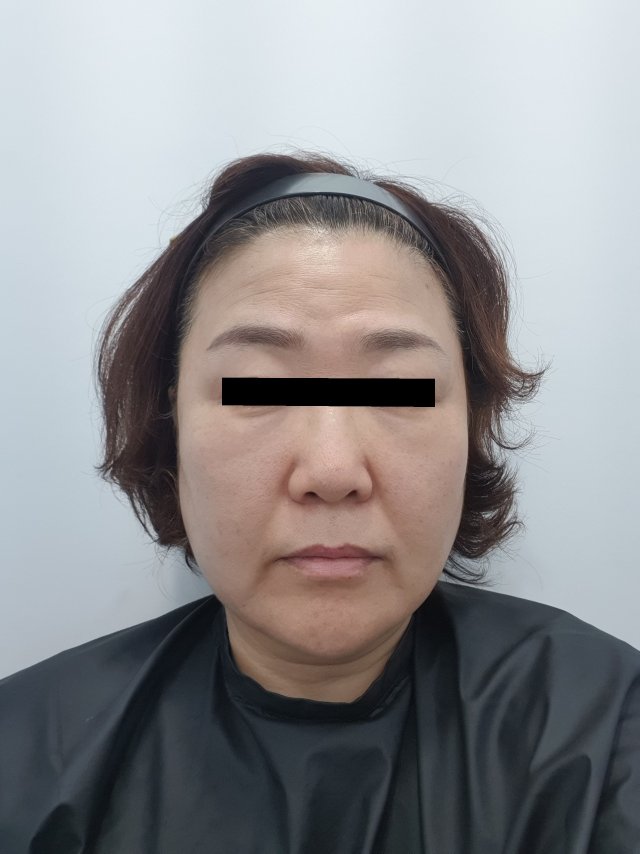
#> input picture jpg_0001/sample.jpg, 1919 x 2560 px (shown at 1/3 size); its folder holds only this picture in this run
$ python -i test.py   (imports and definitions only)   (older library calls are emulated)
#> lines starting #> are read from the running program, lines starting #| are printed output that depends on the picture; after the words box and inside, x2 and y2 are one past the last pixel; in counts of white or black regions, pixels touching at a corner belong together
import cv2
import numpy as np
import matplotlib.pyplot as plt
import json
import os
import glob
from flask import Flask, request, jsonify
from matplotlib import rc
import matplotlib.font_manager as fm
plt.rcParams['font.family'] = 'Malgun Gothic'
plt.rcParams['axes.unicode_minus'] = False

# [1 line not run here, left out]

# OpenCV 내장 얼굴 인식 (mediapipe 대체)
face_cascade = cv2.CascadeClassifier(
    cv2.data.haarcascades + 'haarcascade_frontalface_default.xml'
)

# ── 1. 전처리 ────────────────────────────────────────────
def preprocess(img_bgr):
    lab = cv2.cvtColor(img_bgr, cv2.COLOR_BGR2LAB)
    l, a, b = cv2.split(lab)
    clahe = cv2.createCLAHE(clipLimit=2.0, tileGridSize=(8, 8))
    lab = cv2.merge([clahe.apply(l), a, b])
    img_bgr = cv2.cvtColor(lab, cv2.COLOR_LAB2BGR)
    img_gray = cv2.cvtColor(img_bgr, cv2.COLOR_BGR2GRAY)
    img_gray = cv2.GaussianBlur(img_gray, (5, 5), 0)
    return img_bgr, img_gray

# ── 2. ROI 추출 ──────────────────────────────────────────
def extract_roi_mediapipe(img_bgr):
    """OpenCV Haar Cascade 기반 얼굴 크롭"""
    gray = cv2.cvtColor(img_bgr, cv2.COLOR_BGR2GRAY)
    faces = face_cascade.detectMultiScale(gray, scaleFactor=1.1, minNeighbors=5)
    if len(faces) == 0:
        h, w = img_bgr.shape[:2]
        return img_bgr[h//4:h*3//4, w//4:w*3//4]
    x, y, w, h = faces[0]
    x1 = max(0, x - 20)
    y1 = max(0, y - 20)
    x2 = min(img_bgr.shape[1], x + w + 20)
    y2 = min(img_bgr.shape[0], y + h + 20)
    return img_bgr[y1:y2, x1:x2]

def extract_roi_by_bbox(img, bbox):
    x, y, w, h = bbox
    return img[y:y+h, x:x+w]

# ── 3. 탐지 알고리즘 ─────────────────────────────────────
def get_skin_type(roi_gray):
    """
    평균 밝기로 피부 타입 자동 판별
    밝음(지성/보통) vs 어두움(건성/색소침착)
    """
    mean_brightness = np.mean(roi_gray)
    if mean_brightness >= 130:
        return "oily"    # 지성 (밝은 피부)
    else:
        return "dry"     # 건성 (어두운 피부)

def detect_acne(roi_bgr):
    hsv = cv2.cvtColor(roi_bgr, cv2.COLOR_BGR2HSV)
    mask1 = cv2.inRange(hsv, np.array([0,  80, 80]),  np.array([10, 255, 255]))
    mask2 = cv2.inRange(hsv, np.array([165, 80, 80]), np.array([180, 255, 255]))
    red_mask = cv2.bitwise_or(mask1, mask2)
    kernel = cv2.getStructuringElement(cv2.MORPH_ELLIPSE, (7, 7))  # 3→7 (노이즈 제거 강화)
    red_mask = cv2.morphologyEx(red_mask, cv2.MORPH_OPEN, kernel)
    contours, _ = cv2.findContours(red_mask, cv2.RETR_EXTERNAL, cv2.CHAIN_APPROX_SIMPLE)
    return len([c for c in contours if 500 < cv2.contourArea(c) < 3000])
    #                                   ↑ 10→200         800→3000
def detect_pigmentation(roi_gray):
    skin_type = get_skin_type(roi_gray)
    if skin_type == "oily":
        min_area = 80    # 지성 → 작은 반점도 감지
    else:
        min_area = 100   # 건성/중년 → 주름 노이즈 제거
    binary = cv2.adaptiveThreshold(
        roi_gray, 255, cv2.ADAPTIVE_THRESH_GAUSSIAN_C,
        cv2.THRESH_BINARY_INV, blockSize=51, C=20
    )
    kernel = cv2.getStructuringElement(cv2.MORPH_ELLIPSE, (3, 3))
    binary = cv2.morphologyEx(binary, cv2.MORPH_OPEN, kernel)
    contours, _ = cv2.findContours(binary, cv2.RETR_EXTERNAL, cv2.CHAIN_APPROX_SIMPLE)
    return len([c for c in contours if min_area < cv2.contourArea(c) < 1500])
def detect_pore(roi_gray):
    return float(cv2.Laplacian(roi_gray, cv2.CV_64F).var())

def detect_sebum(roi_gray):
    skin_type = get_skin_type(roi_gray)
    if skin_type == "oily":
        threshold = 200   # 지성 → 높은 임계값 (반사 많음)
    else:
        threshold = 150   # 건성 → 낮은 임계값 (반사 적음)
    _, thresh = cv2.threshold(roi_gray, threshold, 255, cv2.THRESH_BINARY)
    return float(np.count_nonzero(thresh)) / thresh.size

# ── 4. 정규화 ────────────────────────────────────────────
MAX_VALUES = {
    "acne":         50,
    "pigmentation": 250,
    "pore":         27.0,
    "sebum":        0.6,
}

def normalize(key, value):
    return min(100, int(value / MAX_VALUES[key] * 100))

# ── 5. 라벨 파싱 ─────────────────────────────────────────
# [74 lines left out: functions parse_label_files, calc_error, compare, not called in this run]

# ── 8. 시각화 ────────────────────────────────────────────
def visualize(my_scores, ref, errors, save_path="result.png"):
    fig, axes = plt.subplots(1, 2, figsize=(13, 4))
    ax1 = axes[0]
    keys, values = list(my_scores.keys()), list(my_scores.values())
    bars = ax1.bar(keys, values, color=["#faf1f2", "#f1d1d2", "#c1a3a3", "#7d5959"])
    ax1.set_ylim(0, 100)
    ax1.set_title("내 알고리즘 지표별 감점 점수 (낮을수록 우수)")
    ax1.set_ylabel("점수 (Scale 0-100)")
    for bar, v in zip(bars, values):
        ax1.text(bar.get_x() + bar.get_width()/2, v + 1.5, str(v), ha='center', fontsize=10)

    ax2 = axes[1]
    if errors:
        err_keys, err_vals = list(errors.keys()), list(errors.values())
        bar_colors = ["#86dadb" if v <= 30 else "#007095" for v in err_vals]
        bars2 = ax2.bar(err_keys, err_vals, color=bar_colors)
        ax2.axhline(y=30, color='red', linestyle='--', linewidth=1, label='캡스톤 수용 목표치 (30%)')
        ax2.set_ylim(0, max(max(err_vals) * 1.3, 50))
        ax2.set_title("의료 진단 장비 실측치 대비 편차 오차율 (%)")
        ax2.set_ylabel("오차율 (%)")
        ax2.legend()
        for bar, v in zip(bars2, err_vals):
            ax2.text(bar.get_x() + bar.get_width()/2, v + 0.5, f"{v}%", ha='center', fontsize=10)
    else:
        ax2.text(0.5, 0.5, "비교용 라벨 JSON 없음", ha='center', va='center',
                 transform=ax2.transAxes, color='gray')

    plt.tight_layout()
    plt.savefig(save_path, dpi=150)
    plt.close()
    print(f"  [시각화 완성] 결과 저장: {save_path}")

# ── 9. 메인 파이프라인 ───────────────────────────────────
def analyze_pipeline(image_path, json_paths=None):
#> called with image_path = 'jpg_0001/sample.jpg'
    img_bgr = cv2.imread(image_path)
#> img_bgr is the input picture: shape (2560, 1919, 3); mean B, G, R 143.9, 141.9, 142.4
    if img_bgr is None:
        raise FileNotFoundError(f"이미지 없음: {image_path}")

    ref = None
    if json_paths:
        ref = parse_label_files(json_paths)
        bbox_full = ref["bbox_by_part"].get(0)
        if bbox_full:
            roi_bgr_processed, roi_gray_calib = preprocess(
                extract_roi_by_bbox(img_bgr, bbox_full)
            )
        else:
            roi_bgr_processed, roi_gray_calib = preprocess(
                extract_roi_mediapipe(img_bgr)
            )
    else:
        roi_bgr_processed, roi_gray_calib = preprocess(
            extract_roi_mediapipe(img_bgr)
        )
#> in extract_roi_mediapipe, `gray = cv2.cvtColor(img_bgr, cv2.COLOR_BGR2GRAY)`:
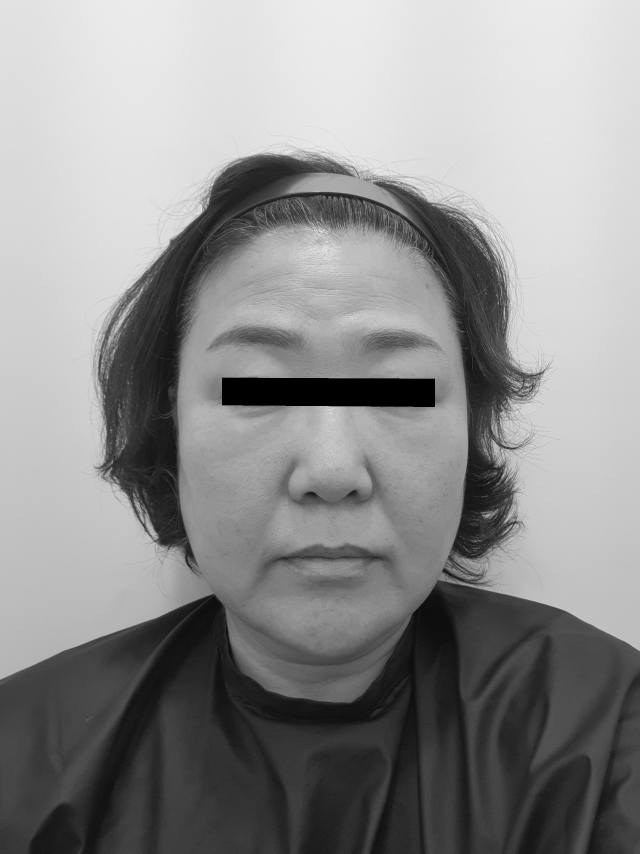
#> gray: shape (2560, 1919) (shown at 1/3 size); min 0, max 248, mean 142.3
#> in extract_roi_mediapipe, `faces = face_cascade.detectMultiScale(gray, scaleFactor=1.1, minNeighb..`: faces = [[370, 693, 1230, 1230]]
#> in extract_roi_mediapipe, `x, y, w, h = faces[0]`: x = 370; y = 693; w = 1230
#> in extract_roi_mediapipe, `x1 = max(0, x - 20)`: x1 = 350
#> in extract_roi_mediapipe, `y1 = max(0, y - 20)`: y1 = 673
#> in extract_roi_mediapipe, `x2 = min(img_bgr.shape[1], x + w + 20)`: x2 = 1620
#> in extract_roi_mediapipe, `y2 = min(img_bgr.shape[0], y + h + 20)`: y2 = 1943
#> in preprocess, `lab = cv2.cvtColor(img_bgr, cv2.COLOR_BGR2LAB)`: lab: shape (1270, 1270, 3); mean of channels 0, 1, 2 128, 133.7, 133.4
#> in preprocess, `l, a, b = cv2.split(lab)`:
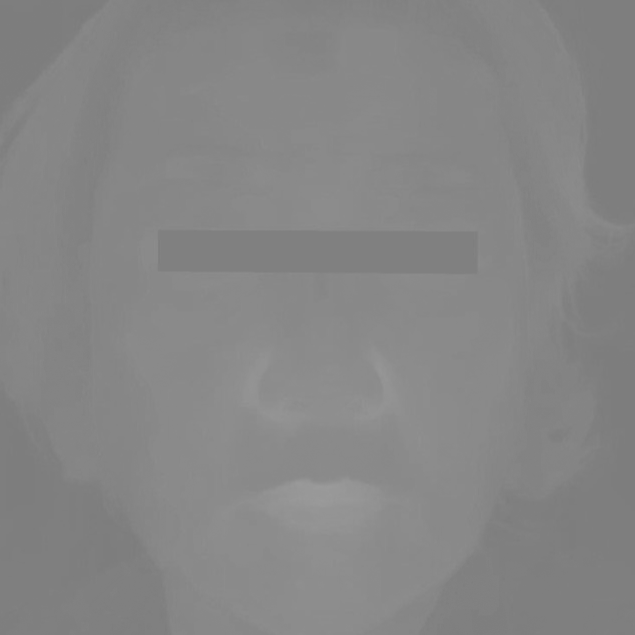
#> a: shape (1270, 1270) (shown at 1/2 size); min 123, max 156, mean 133.7
#> in preprocess, `lab = cv2.merge([clahe.apply(l), a, b])`: lab: shape (1270, 1270, 3); mean of channels 0, 1, 2 135.3, 133.7, 133.4
#> in preprocess, `img_gray = cv2.cvtColor(img_bgr, cv2.COLOR_BGR2GRAY)`:
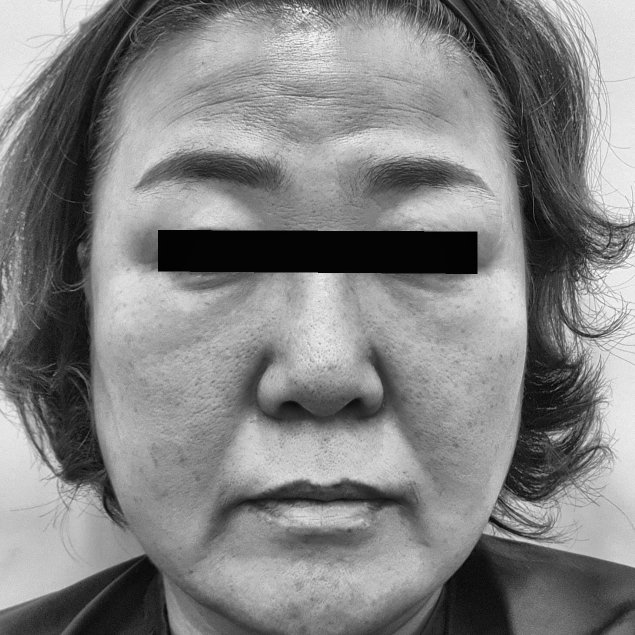
#> img_gray: shape (1270, 1270) (shown at 1/2 size); min 2, max 251, mean 130.2

    raw = {
        "acne":         detect_acne(roi_bgr_processed),
        "pigmentation": detect_pigmentation(roi_gray_calib),
        "pore":         detect_pore(roi_gray_calib),
        "sebum":        detect_sebum(roi_gray_calib),
    }
#> in detect_acne, `hsv = cv2.cvtColor(roi_bgr, cv2.COLOR_BGR2HSV)`: hsv: shape (1270, 1270, 3); mean H, S, V 45.6, 51, 145.4
#> in detect_acne, `mask1 = cv2.inRange(hsv, np.array([0,  80, 80]),  np.array([10, 255, 2..`:
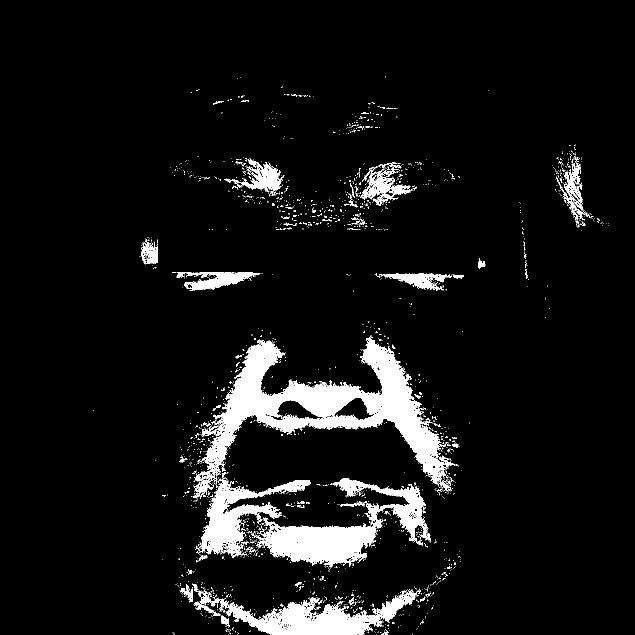
#> mask1: shape (1270, 1270) (shown at 1/2 size); 6.9% white; 2242 white regions (2155 under 20 px), largest, box (x1, y1, x2, y2) and area: (387, 675, 917, 997) 43911, (512, 956, 862, 1134) 20155, (388, 1179, 834, 1270) 14255
#> in detect_acne, `mask2 = cv2.inRange(hsv, np.array([165, 80, 80]), np.array([180, 255, ..`: mask2: shape (1270, 1270); 0.28% white; 50 white regions (45 under 20 px), largest, box (x1, y1, x2, y2) and area: (565, 967, 696, 1002) 2589, (533, 1001, 722, 1021) 1405, (702, 979, 728, 997) 218, (734, 1003, 754, 1017) 108, (541, 983, 556, 988) 36
#> in detect_acne, `red_mask = cv2.bitwise_or(mask1, mask2)`: red_mask: shape (1270, 1270); 7.2% white; 2181 white regions (2096 under 20 px), largest, box (x1, y1, x2, y2) and area: (387, 675, 917, 997) 43911, (396, 956, 862, 1134) 35380, (388, 1179, 834, 1270) 14255
#> in detect_acne, `red_mask = cv2.morphologyEx(red_mask, cv2.MORPH_OPEN, kernel)`: red_mask: shape (1270, 1270); 5% white; 41 white regions
#> in detect_acne, `contours, _ = cv2.findContours(red_mask, cv2.RETR_EXTERNAL, cv2.CHAIN_..`: contours = 41 contours; largest, box (x1, y1, x2, y2) and area: (424, 679, 883, 944) 40139, (404, 956, 732, 1101) 11314, (535, 1052, 750, 1132) 11280, (625, 1220, 738, 1270) 3970, (496, 1207, 625, 1270) 3620
#> in get_skin_type, `mean_brightness = np.mean(roi_gray)`: mean_brightness = 130.3
#> in detect_pigmentation, `skin_type = get_skin_type(roi_gray)`: skin_type = 'oily'
#> in detect_pigmentation, `binary = cv2.adaptiveThreshold( roi_gray, 255, cv2.ADAPTIVE_THRESH_GAU..`: binary: shape (1270, 1270); 4.6% white; 2105 white regions (1659 under 20 px), largest, box (x1, y1, x2, y2) and area: (316, 460, 955, 548) 11126, (888, 1067, 1270, 1173) 2894, (976, 989, 1118, 1082) 2391
#> in detect_pigmentation, `binary = cv2.morphologyEx(binary, cv2.MORPH_OPEN, kernel)`:
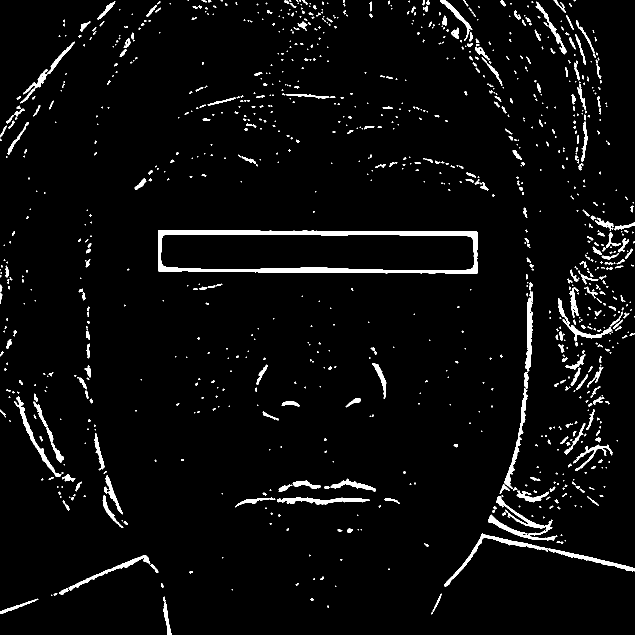
#> binary: shape (1270, 1270) (shown at 1/2 size); 3.8% white; 1058 white regions (680 under 20 px)
#> in detect_pigmentation, `contours, _ = cv2.findContours(binary, cv2.RETR_EXTERNAL, cv2.CHAIN_AP..`: contours = 1058 contours, 792 with area under 20; largest, box (x1, y1, x2, y2) and area: (316, 460, 955, 548) 52529, (888, 1067, 1270, 1173) 2461, (1051, 582, 1066, 743) 1146, (28, 793, 123, 954) 1130, (1008, 776, 1055, 978) 1115
#> in detect_sebum, `skin_type = get_skin_type(roi_gray)`: skin_type = 'oily'
#> in detect_sebum, `_, thresh = cv2.threshold(roi_gray, threshold, 255, cv2.THRESH_BINARY)`:
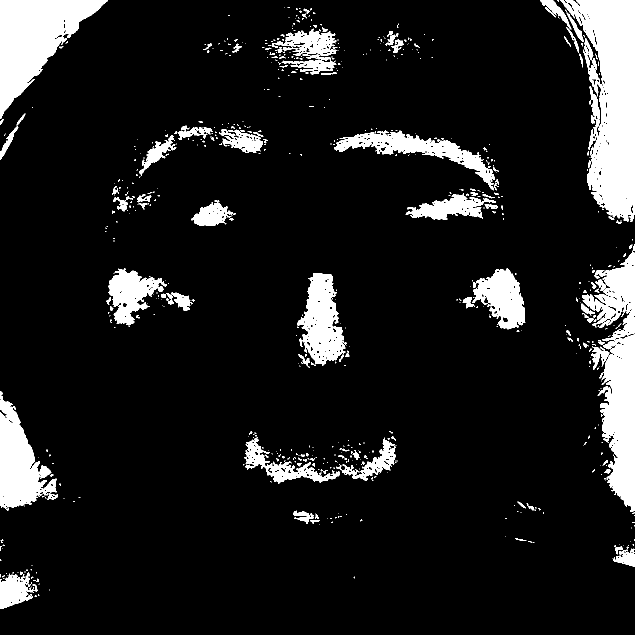
#> thresh: shape (1270, 1270) (shown at 1/2 size); 10.8% white; 682 white regions (536 under 20 px), largest, box (x1, y1, x2, y2) and area: (1120, 0, 1270, 444) 37366, (0, 0, 216, 237) 23706, (1195, 669, 1270, 1023) 17607
#> raw = {'acne': 6, 'pigmentation': 80, 'pore': 28.83, 'sebum': 0.108}
    print(f"  [피부 타입 판별] {get_skin_type(roi_gray_calib)} (평균 밝기: {np.mean(roi_gray_calib):.1f})")
#|   [피부 타입 판별] oily (평균 밝기: 130.3)
    scores = {k: normalize(k, v) for k, v in raw.items()}
#> scores = {'acne': 12, 'pigmentation': 32, 'pore': 100, 'sebum': 18}
    total_score = max(0, 100 - round(sum(scores.values()) / len(scores)))
#> total_score = 60

    print("\n" + "═"*30 + "\n  [로컬 수동 테스트 검증 결과]\n" + "═"*30)
    for k, v in scores.items():
        if k in ["acne", "pigmentation"]:
            print(f"  {k:>14}: {v:>3}점  (Raw 수치: {int(raw[k])}개)")
        else:
            print(f"  {k:>14}: {v:>3}점  (Raw 수치: {raw[k]:.4f})")
#> this loop made 4 passes
#> (k, v) on passes 1 to 4: ('acne', 12), ('pigmentation', 32), ('pore', 100), ('sebum', 18)
#|             acne:  12점  (Raw 수치: 6개)
#|     pigmentation:  32점  (Raw 수치: 80개)
#|             pore: 100점  (Raw 수치: 28.8271)
#|            sebum:  18점  (Raw 수치: 0.1081)
    print(f"  {'종합 피부 점수':>12}: {total_score}점")
#|       종합 피부 점수: 60점

    errors = compare(ref, raw, scores) if ref else {}
#> errors = 0 items
    visualize(scores, ref or {}, errors)
#> in visualize, `keys, values = list(my_scores.keys()), list(my_scores.values())`: keys = ['acne', 'pigmentation', 'pore', 'sebum']; values = [12, 32, 100, 18]
#> the loop in visualize, `for bar, v in zip(bars, values):` made 4 passes
#> in visualize, `plt.savefig(save_path, dpi=150)`:
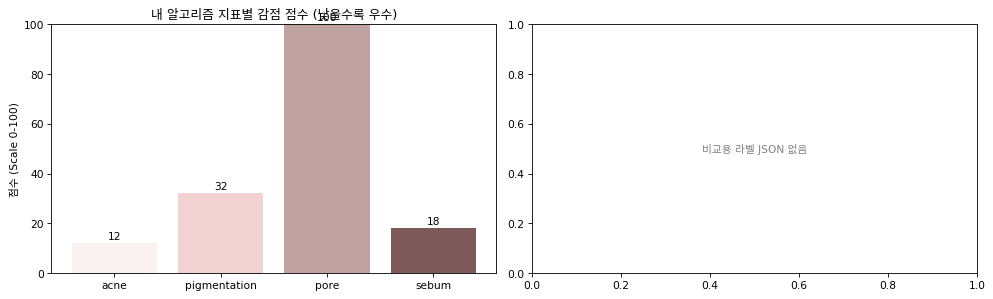
#> figure drawn by matplotlib, 1 panel; tallest bar 100 high, from x = 1.6 to 2.4
    return scores, total_score, errors

# ── acne 전용 파이프라인 ─────────────────────────────────
# [113 lines left out: functions parse_acne_mask, analyze_acne_pipeline, analyze_skin_api, not called in this run]

# ── 11. 엔트리포인트 ─────────────────────────────────────
# [56 lines not run here, left out]

    # app.run(host='0.0.0.0', port=5000, debug=True)

>>> result = analyze_pipeline('jpg_0001/sample.jpg')
